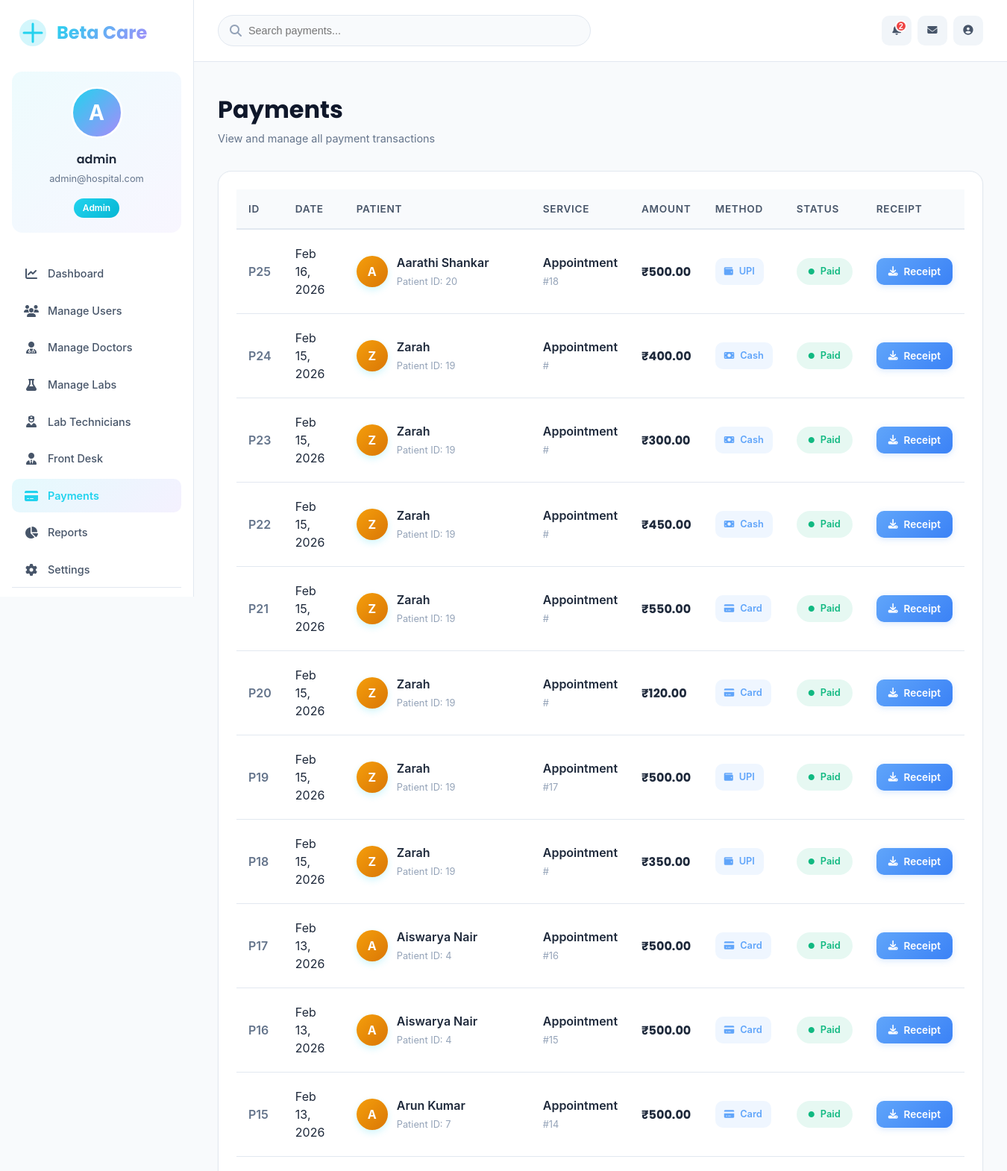
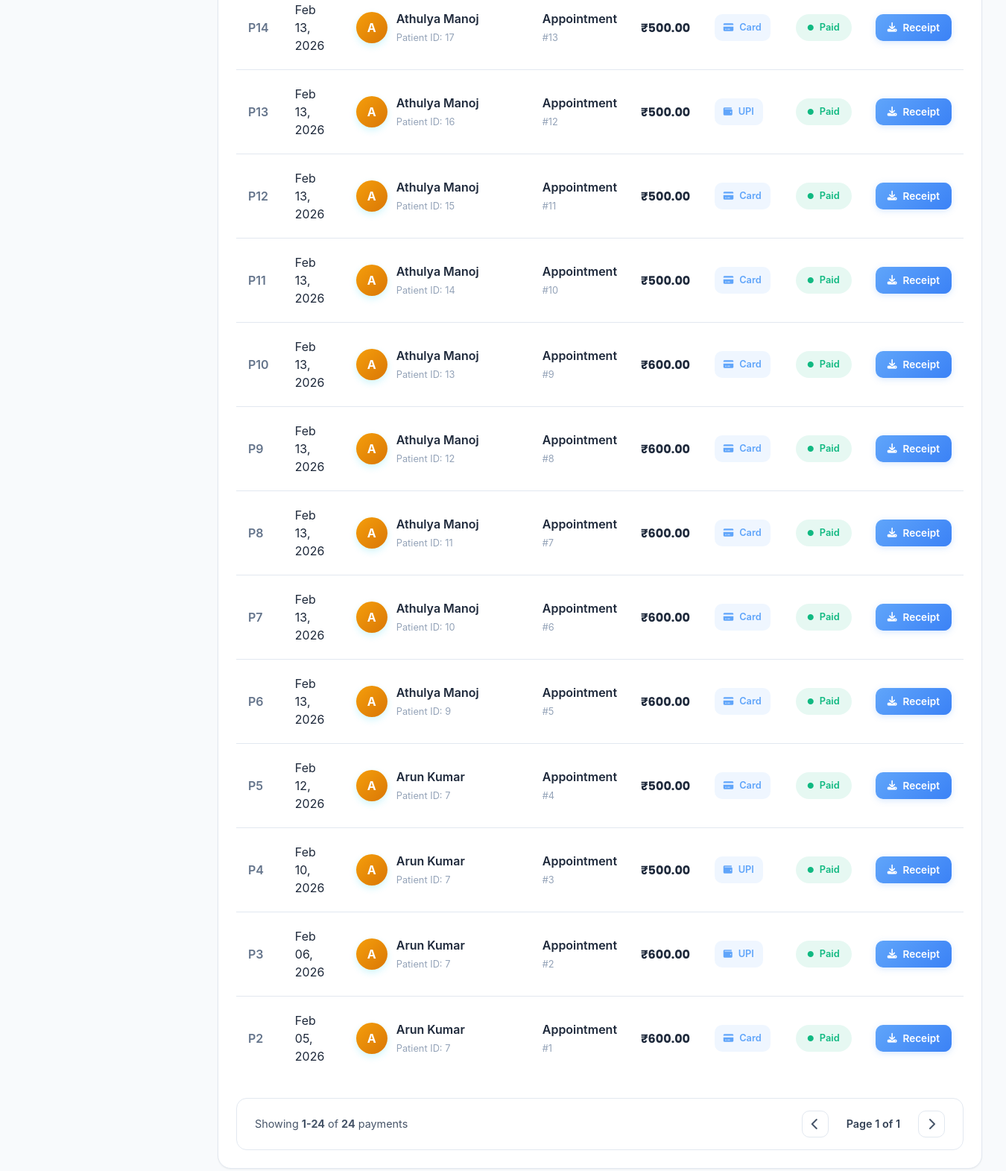
The app's page /dashboard/admin/payments/ (signed in) with its own data (2 pictures, top to bottom).
### core/models.py (models this page shows, shortened)
class Payment(models.Model):
    PAYMENT_METHODS = [
        ('UPI', 'UPI'),
        ('Card', 'Card'),
        ('Cash', 'Cash'),
        ('NetBanking', 'Net Banking'),
    ]
    PAYMENT_STATUS = [
        ('Paid', 'Paid'),
        ('Pending', 'Pending'),
        ('Failed', 'Failed'),
    ]
    patient = models.ForeignKey(
        'PatientProfile',
        on_delete=models.CASCADE,
        related_name="payments"
    )
    appointment = models.ForeignKey(
        'Appointment',
        on_delete=models.CASCADE,
        related_name="payments",
        null=True,      # ✅ IMPORTANT
        blank=True      # ✅ IMPORTANT
    )
    test_booking = models.ForeignKey(
        'TestBooking',
        on_delete=models.CASCADE,
        null=True,
        blank=True,
        related_name="payments"
    )
    amount = models.DecimalField(max_digits=10, decimal_places=2)
    payment_method = models.CharField(
        max_length=20,
        choices=PAYMENT_METHODS
    )
    payment_status = models.CharField(
        max_length=20,
        choices=PAYMENT_STATUS,
        default="Pending"
    )
    payment_date = models.DateTimeField(auto_now_add=True)
    transaction_id = models.CharField(
        max_length=100,
        blank=True,
        null=True
    )

class PatientProfile(models.Model):
    user = models.OneToOneField(User, on_delete=models.CASCADE)
    full_name = models.CharField(max_length=100)
    gender = models.CharField(max_length=10, blank=True)
    dob = models.DateField(null=True, blank=True)
    phone = models.CharField(max_length=15)
    address = models.TextField(blank=True)
    status = models.CharField(max_length=20, default="Active")

class Appointment(models.Model):
    STATUS_CHOICES = [
        ('Pending Payment', 'Pending Payment'),  # Initial status when appointment is created
        ('Scheduled', 'Scheduled'),              # After payment is completed
        ('Confirmed', 'Confirmed'),              # Doctor confirmed
        ('Completed', 'Completed'),              # Appointment finished
        ('Cancelled', 'Cancelled'),              # Appointment cancelled
        ('No Show', 'No Show'),                  # Patient didn't show up
    ]
    patient = models.ForeignKey(PatientProfile, on_delete=models.CASCADE)
    doctor = models.ForeignKey(DoctorProfile, on_delete=models.CASCADE)
    appointment_date = models.DateField()
    appointment_time = models.TimeField()
    reason = models.CharField(max_length=255)
    status = models.CharField(
        max_length=20,
        choices=STATUS_CHOICES,
        default="Pending Payment"  # Changed default
    )
    created_at = models.DateTimeField(auto_now_add=True)

### core/views.py (the view)
# urls.py: path('dashboard/admin/payments/', views.admin_payments, name='admin_payments'),
@login_required
@user_passes_test(is_admin)
def admin_payments(request):
    payments = Payment.objects.select_related(
        'patient', 'appointment'
    ).order_by('-payment_date')
    return render(request, 'core/dashboard/admin_payments.html', {
        'payments': payments
    })

### core/views.py (called while the page is built)
def is_admin(user):
    return user.is_superuser or user.is_staff

### core/templates/core/dashboard/admin_payments.html (shortened to what this page needs)
{% load static %}
<!DOCTYPE html>
<html lang="en">
<head>
    <link href="https://cdnjs.cloudflare.com/ajax/libs/font-awesome/6.5.0/css/all.min.css" rel="stylesheet">
    <link rel="stylesheet" href="{% static 'core/css/admin.css' %}">
</head>
<body>
    <div class="medical-dashboard">
        <aside class="medical-sidebar">
            <div class="brand">
                <div class="brand-logo">
                </div>
                <span class="brand-name">Beta Care</span>
            </div>
            <div class="profile-card">
                <div class="profile-avatar-wrapper">
                    <div class="profile-avatar">
                        <div class="avatar-fallback" style="display: none;">
                            {{ request.user.first_name|default:request.user.username|slice:":1"|upper }}
                        </div>
                    </div>
                </div>
                <div class="profile-details">
                    <h4 class="profile-name">{{ request.user.get_full_name|default:request.user.username }}</h4>
                    <p class="profile-email">{{ request.user.email|truncatechars:25 }}</p>
                </div>
                <span class="role-badge">Admin</span>
            </div>
            <nav class="sidebar-nav">
                <a href="{% url 'admin_dashboard' %}"
                    class="nav-item {% if request.resolver_match.url_name == 'admin_dashboard' %}active{% endif %}">
                    <i class="fa-solid fa-chart-line"></i>
                    <span>Dashboard</span>
                </a>
                <a href="{% url 'admin_users' %}"
                    class="nav-item {% if request.resolver_match.url_name == 'admin_users' %}active{% endif %}">
                    <i class="fa-solid fa-users"></i>
                    <span>Manage Users</span>
                </a>
                <a href="{% url 'admin_doctors' %}"
                    class="nav-item ">
                    <i class="fa-solid fa-user-doctor"></i>
                    <span>Manage Doctors</span>
                </a>
                <a href="{% url 'admin_labs' %}"
                    class="nav-item {% if request.resolver_match.url_name == 'admin_labs' or request.resolver_match.url_name == 'admin_edit_lab' %}active{% endif %}">
                    <i class="fa-solid fa-flask"></i>
                    <span>Manage Labs</span>
                </a>
                <a href="{% url 'admin_lab_technicians' %}"
                    class="nav-item {% if request.resolver_match.url_name == 'admin_lab_technicians' or request.resolver_match.url_name == 'admin_edit_technician' %}active{% endif %}">
                    <i class="fa-solid fa-user-nurse"></i>
                    <span>Lab Technicians</span>
                </a>
                <a href="{% url 'admin_frontdesk' %}"
                    class="nav-item {% if request.resolver_match.url_name == 'admin_frontdesk' or request.resolver_match.url_name == 'admin_edit_frontdesk' %}active{% endif %}">
                    <i class="fa-solid fa-user-tie"></i>
                    <span>Front Desk</span>
                </a>
                <a href="{% url 'admin_payments' %}"
                    class="nav-item {% if request.resolver_match.url_name == 'admin_payments' or request.resolver_match.url_name == 'admin_payment_receipt' %}active{% endif %}">
                    <i class="fa-solid fa-credit-card"></i>
                    <span>Payments</span>
                </a>
                <a href="{% url 'admin_reports' %}" class="nav-item">
                    <i class="fa-solid fa-chart-pie"></i>
                    <span>Reports</span>
                </a>
                <a href="{% url 'admin_settings' %}" class="nav-item">
                    <i class="fa-solid fa-gear"></i>
                    <span>Settings</span>
                </a>
            </nav>
            <div class="sidebar-footer">
            </div>
        </aside>
        <main class="medical-main">
            <header class="medical-header">
                <div class="header-search">
                    <i class="fa-solid fa-search"></i>
                    <input type="text" placeholder="Search payments...">
                </div>
                <div class="header-actions">
                    <button class="header-icon-btn">
                        <span class="notification-badge">2</span>
                    </button>
                    <button class="header-icon-btn">
                        <i class="fa-solid fa-envelope"></i>
                    </button>
                    <button class="header-icon-btn">
                        <i class="fa-solid fa-user-circle"></i>
                    </button>
                </div>
            </header>
            <div class="medical-content">
                <div class="content-header">
                    <div class="page-title-section">
                        <h1 class="page-title">Payments</h1>
                        <p class="page-subtitle">View and manage all payment transactions</p>
                    </div>
                </div>
                <div class="medical-table-card">
                    <table class="medical-table">
                        <thead>
                            <tr>
                                <th class="cell-id">ID</th>
                                <th class="cell-date">Date</th>
                                <th class="cell-patient">Patient</th>
                                <th class="cell-service">Service</th>
                                <th class="cell-amount">Amount</th>
                                <th class="cell-method">Method</th>
                                <th class="cell-status">Status</th>
                                <th class="cell-actions">Receipt</th>
                            </tr>
                        </thead>
                        <tbody>
                            {% for payment in payments %}
                            <tr>
                                <td class="cell-id">P{{ payment.id }}</td>
                                <td class="cell-date">{{ payment.payment_date|date:"M d, Y" }}</td>
                                <td class="cell-patient">
                                    <div class="patient-info">
                                        <div class="patient-avatar" style="background: linear-gradient(135deg, #f59e0b, #d97706);">
                                            {{ payment.patient.full_name|slice:":1"|upper }}
                                        </div>
                                        <div class="patient-details">
                                            <div class="patient-name">{{ payment.patient.full_name }}</div>
                                            <div class="patient-id">Patient ID: {{ payment.patient.id }}</div>
                                        </div>
                                    </div>
                                </td>
                                <td class="cell-service">
                                    <div class="service-info">
                                        <span class="service-name">Appointment</span>
                                        <span class="service-id">#{{ payment.appointment.id }}</span>
                                    </div>
                                </td>
                                <td class="cell-amount">
                                    <span class="payment-amount">₹{{ payment.amount }}</span>
                                </td>
                                <td class="cell-method">
                                    <span class="payment-method">
                                        <i class="fa-solid fa-{% if payment.payment_method == 'Cash' %}money-bill{% elif payment.payment_method == 'Card' %}credit-card{% else %}wallet{% endif %}"></i>
                                        {{ payment.payment_method }}
                                    </span>
                                </td>
                                <td class="cell-status">
                                    {% if payment.payment_status == 'Paid' %}
                                    <span class="status-badge status-active">
                                        <i class="fa-solid fa-circle"></i>
                                        Paid
                                    </span>
                                    {% elif payment.payment_status == 'Pending' %}
                                    <span class="status-badge status-pending">
                                        <i class="fa-solid fa-circle"></i>
                                        Pending
                                    </span>
                                    {% else %}
                                    <span class="status-badge status-inactive">
                                        <i class="fa-solid fa-circle"></i>
                                        {{ payment.payment_status }}
                                    </span>
                                    {% endif %}
                                </td>
                                <td class="cell-actions">
                                    {% if payment.payment_status == 'Paid' %}
                                    <a href="{% url 'admin_payment_receipt' payment.id %}" class="receipt-btn">
                                        <i class="fa-solid fa-download"></i>
                                        Receipt
                                    </a>
                                    {% else %}
                                    <span class="text-muted">N/A</span>
                                    {% endif %}
                                </td>
                            </tr>
                            {% endfor %}
                        </tbody>
                    </table>
                    {% if payments %}
                    <div class="pagination-wrapper">
                        <div class="pagination-info">
                            Showing <strong>1-{{ payments|length }}</strong> of <strong>{{ payments|length }}</strong> payments
                        </div>
                        <div class="pagination-controls">
                            <a href="#" class="page-btn">
                                <i class="fa-solid fa-chevron-left"></i>
                            </a>
                            <span class="page-current">Page 1 of 1</span>
                            <a href="#" class="page-btn">
                                <i class="fa-solid fa-chevron-right"></i>
                            </a>
                        </div>
                    </div>
                    {% endif %}
                </div>
            </div>
        </main>
    </div>
</body>
</html>

### core/templates/core/dashboard/admin_payments.html (style rules this page uses)
.payment-amount { font-family: var(--font-heading); font-weight: 700; color: var(--gray-800); font-size: 1rem; }
.payment-method { display: inline-flex; align-items: center; gap: var(--space-2); padding: var(--space-2) var(--space-3); background: rgba(96, 165, 250, 0.1); color: var(--medical-blue); border-radius: var(--radius-md); font-size: 0.8rem; font-weight: 600; }
.payment-method i { font-size: 0.75rem; }
.service-info { display: flex; flex-direction: column; gap: var(--space-1); }
.service-name { font-weight: 600; color: var(--gray-800); }
.service-id { font-size: 0.8rem; color: var(--gray-400); }
.receipt-btn { display: inline-flex; align-items: center; gap: var(--space-2); padding: var(--space-2) var(--space-4); background: linear-gradient(135deg, var(--medical-blue), #3b82f6); color: var(--white); border: none; border-radius: var(--radius-md); font-weight: 600; font-size: 0.85rem; text-decoration: none; transition: var(--transition); box-shadow: 0 2px 8px rgba(96, 165, 250, 0.25); }
.receipt-btn i { font-size: 0.8rem; }

### records on screen
Payment: id "25", payment_date "Feb 16, 2026", patient.full_name "A", patient.full_name "Aarathi Shankar", patient.id "20", appointment.id "18", amount "500.00", payment_method "UPI", payment_status "Paid" (drawn)
Payment: id "24", payment_date "Feb 15, 2026", patient.full_name "Z", patient.full_name "Zarah", patient.id "19", amount "400.00", payment_method "Cash", payment_status "Paid" (drawn)
Payment: id "23", payment_date "Feb 15, 2026", patient.full_name "Z", patient.full_name "Zarah", patient.id "19", amount "300.00", payment_method "Cash", payment_status "Paid" (drawn)
Payment: id "22", payment_date "Feb 15, 2026", patient.full_name "Z", patient.full_name "Zarah", patient.id "19", amount "450.00", payment_method "Cash", payment_status "Paid" (drawn)
Payment: id "21", payment_date "Feb 15, 2026", patient.full_name "Z", patient.full_name "Zarah", patient.id "19", amount "550.00", payment_method "Card", payment_status "Paid" (drawn)
Payment: id "20", payment_date "Feb 15, 2026", patient.full_name "Z", patient.full_name "Zarah", patient.id "19", amount "120.00", payment_method "Card", payment_status "Paid" (drawn)
Payment: id "19", payment_date "Feb 15, 2026", patient.full_name "Z", patient.full_name "Zarah", patient.id "19", appointment.id "17", amount "500.00", payment_method "UPI", payment_status "Paid" (drawn)
Payment: id "18", payment_date "Feb 15, 2026", patient.full_name "Z", patient.full_name "Zarah", patient.id "19", amount "350.00", payment_method "UPI", payment_status "Paid" (drawn)
Payment: id "17", payment_date "Feb 13, 2026", patient.full_name "A", patient.full_name "Aiswarya Nair", patient.id "4", appointment.id "16", amount "500.00", payment_method "Card", payment_status "Paid" (drawn)
Payment: id "16", payment_date "Feb 13, 2026", patient.full_name "A", patient.full_name "Aiswarya Nair", patient.id "4", appointment.id "15", amount "500.00", payment_method "Card", payment_status "Paid" (drawn)
Payment: id "15", payment_date "Feb 13, 2026", patient.full_name "A", patient.full_name "Arun Kumar", patient.id "7", appointment.id "14", amount "500.00", payment_method "Card", payment_status "Paid" (drawn)
Payment: id "14", payment_date "Feb 13, 2026", patient.full_name "A", patient.full_name "Athulya Manoj", patient.id "17", appointment.id "13", amount "500.00", payment_method "Card", payment_status "Paid" (drawn)
Payment: id "13", payment_date "Feb 13, 2026", patient.full_name "A", patient.full_name "Athulya Manoj", patient.id "16", appointment.id "12", amount "500.00", payment_method "UPI", payment_status "Paid" (drawn)
Payment: id "12", payment_date "Feb 13, 2026", patient.full_name "A", patient.full_name "Athulya Manoj", patient.id "15", appointment.id "11", amount "500.00", payment_method "Card", payment_status "Paid" (drawn)
Payment: id "11", payment_date "Feb 13, 2026", patient.full_name "A", patient.full_name "Athulya Manoj", patient.id "14", appointment.id "10", amount "500.00", payment_method "Card", payment_status "Paid" (drawn)
Payment: id "10", payment_date "Feb 13, 2026", patient.full_name "A", patient.full_name "Athulya Manoj", patient.id "13", appointment.id "9", amount "600.00", payment_method "Card", payment_status "Paid" (drawn)
Payment: id "9", payment_date "Feb 13, 2026", patient.full_name "A", patient.full_name "Athulya Manoj", patient.id "12", appointment.id "8", amount "600.00", payment_method "Card", payment_status "Paid" (drawn)
Payment: id "8", payment_date "Feb 13, 2026", patient.full_name "A", patient.full_name "Athulya Manoj", patient.id "11", appointment.id "7", amount "600.00", payment_method "Card", payment_status "Paid" (drawn)
Payment: id "7", payment_date "Feb 13, 2026", patient.full_name "A", patient.full_name "Athulya Manoj", patient.id "10", appointment.id "6", amount "600.00", payment_method "Card", payment_status "Paid" (drawn)
Payment: id "6", payment_date "Feb 13, 2026", patient.full_name "A", patient.full_name "Athulya Manoj", patient.id "9", appointment.id "5", amount "600.00", payment_method "Card", payment_status "Paid" (drawn)
Payment: id "5", payment_date "Feb 12, 2026", patient.full_name "A", patient.full_name "Arun Kumar", patient.id "7", appointment.id "4", amount "500.00", payment_method "Card", payment_status "Paid" (drawn)
Payment: id "4", payment_date "Feb 10, 2026", patient.full_name "A", patient.full_name "Arun Kumar", patient.id "7", appointment.id "3", amount "500.00", payment_method "UPI", payment_status "Paid" (drawn)
Payment: id "3", payment_date "Feb 06, 2026", patient.full_name "A", patient.full_name "Arun Kumar", patient.id "7", appointment.id "2", amount "600.00", payment_method "UPI", payment_status "Paid" (drawn)
Payment: id "2", payment_date "Feb 05, 2026", patient.full_name "A", patient.full_name "Arun Kumar", patient.id "7", appointment.id "1", amount "600.00", payment_method "Card", payment_status "Paid" (drawn)

### other values on screen
{{ request.user.first_name|default:request.user.username|slice:":1"|upper }} "A"
{{ request.user.get_full_name|default:request.user.username }} "admin"
{{ request.user.email|truncatechars:25 }} "admin@hospital.com"
{{ payments|length }} "24"
